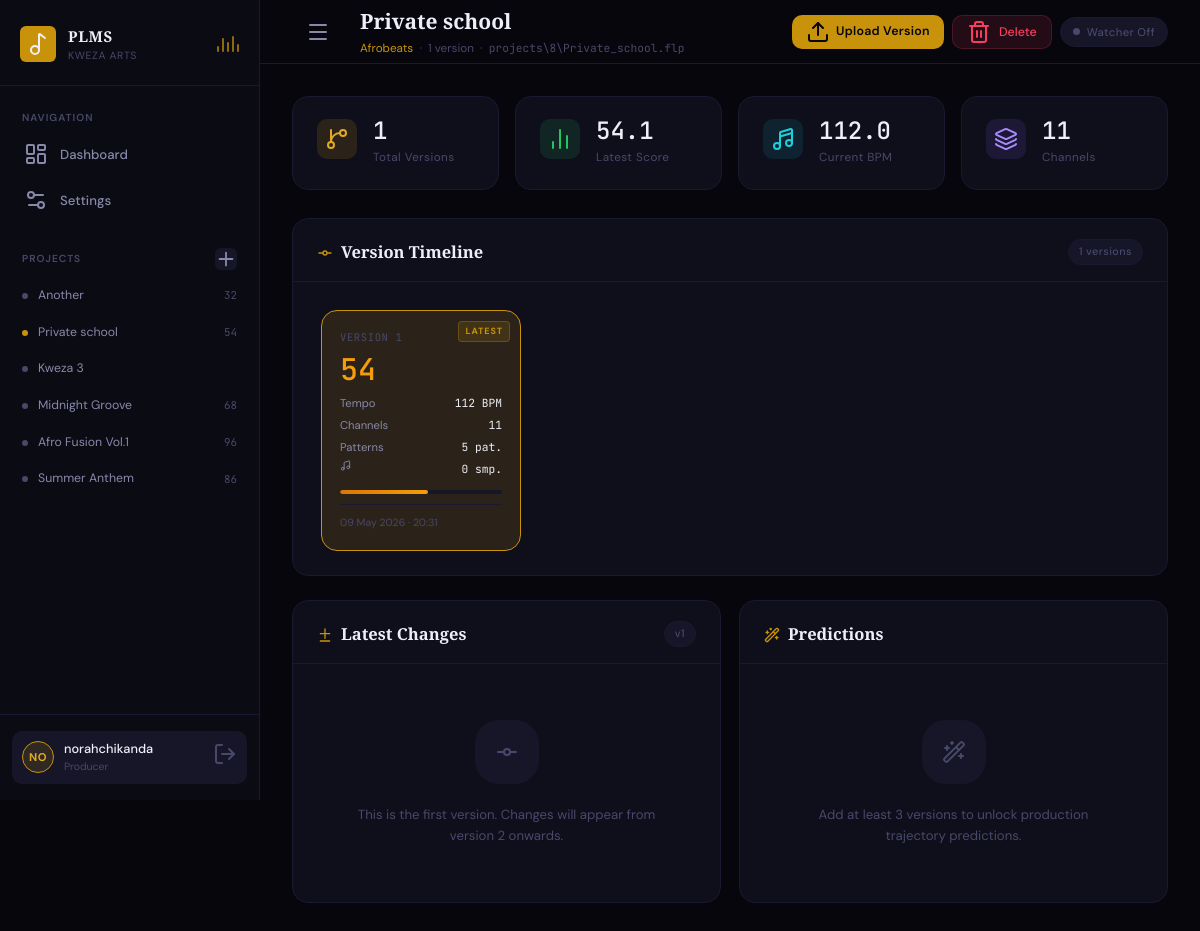
The app's page /project/8 (signed in) with its own data.
### models.py (models this page shows, shortened)
class Project(db.Model):
    __tablename__ = 'projects'
    id          = db.Column(db.Integer, primary_key=True)
    user_id     = db.Column(db.Integer, db.ForeignKey('users.id'), nullable=False)
    name        = db.Column(db.String(200), nullable=False)
    filepath    = db.Column(db.String(500), default='')
    source_path = db.Column(db.String(500), default='')
    description = db.Column(db.Text,        default='')
    genre       = db.Column(db.String(100), default='')
    created_at  = db.Column(db.DateTime,    default=datetime.utcnow)
    versions    = db.relationship('Version', backref='project', lazy=True,
                                  cascade='all, delete-orphan',
                                  order_by='Version.version_num')
    @property
    def version_count(self):  return len(self.versions)
    @property
    def latest_version(self): return self.versions[-1] if self.versions else None
    @property
    def latest_score(self):
        lv = self.latest_version; return lv.quality_score if lv else 0.0
    @property
    def score_class(self):
        s = self.latest_score
        return 'score-high' if s >= 70 else ('score-mid' if s >= 40 else 'score-low')

class Version(db.Model):
    __tablename__ = 'versions'
    id            = db.Column(db.Integer, primary_key=True)
    project_id    = db.Column(db.Integer, db.ForeignKey('projects.id'), nullable=False)
    version_num   = db.Column(db.Integer, nullable=False)
    tempo         = db.Column(db.Float,   default=120.0)
    channel_count = db.Column(db.Integer, default=0)
    pattern_count = db.Column(db.Integer, default=0)
    quality_score = db.Column(db.Float,   default=0.0)
    changes_json  = db.Column(db.Text,    default='{}')
    backup_path   = db.Column(db.String(500), default='')
    notes         = db.Column(db.Text,    default='')
    captured_at   = db.Column(db.DateTime, default=datetime.utcnow)
    @property
    def changes(self):
        try:    return json.loads(self.changes_json)
        except: return {}
    @property
    def score_class(self):
        return 'score-high' if self.quality_score >= 70 else \
               ('score-mid' if self.quality_score >= 40 else 'score-low')

class User(db.Model, UserMixin):
    __tablename__ = 'users'
    id            = db.Column(db.Integer, primary_key=True)
    username      = db.Column(db.String(80),  unique=True, nullable=False)
    email         = db.Column(db.String(120), unique=True, nullable=False)
    password_hash = db.Column(db.String(256), nullable=False)
    role          = db.Column(db.String(20),  default='producer')
    created_at    = db.Column(db.DateTime,    default=datetime.utcnow)
    projects      = db.relationship('Project',     backref='owner', lazy=True,
                                    cascade='all, delete-orphan')
    settings      = db.relationship('AppSettings', backref='user',  uselist=False,
                                    cascade='all, delete-orphan')
    @property
    def initials(self): return self.username[:2].upper()

### app.py (the view)
@app.route('/project/<int:project_id>')
@login_required
def project_detail(project_id):
    proj  = Project.query.filter_by(id=project_id,
                                    user_id=current_user.id).first_or_404()
    preds = PredictionEngine().predict_all(proj.versions) \
            if len(proj.versions) >= 3 else {}
    chart = dict(
        labels  =[f'v{v.version_num}'                         for v in proj.versions],
        scores  =[v.quality_score                              for v in proj.versions],
        channels=[v.channel_count                              for v in proj.versions],
        tempos  =[v.tempo                                      for v in proj.versions],
        patterns=[v.pattern_count                              for v in proj.versions],
        samples =[getattr(v, 'sample_count', 0)               for v in proj.versions],
    )
    return render_template('project.html', project=proj,
                           predictions=preds,
                           chart_data=json.dumps(chart))

### app.py (called while the page is built, shortened)
@login_manager.user_loader
def load_user(uid): return User.query.get(int(uid))

@app.context_processor
def inject_globals():
    active = False
    if current_user.is_authenticated:
        s = AppSettings.query.filter_by(user_id=current_user.id).first()
    return dict(watcher_active=active)

### templates/project.html (shortened to what this page needs)
{% extends "base.html" %}
{% block page_title %}{{ project.name }}{% endblock %}
{% block page_sub %}
  {% if project.genre %}<span style="color:var(--gold)">{{ project.genre }}</span> &nbsp;·&nbsp; {% endif %}
  {{ project.version_count }} version{{ 's' if project.version_count != 1 }}
  {% if project.filepath %}&nbsp;·&nbsp; <span class="mono" style="font-size:.75rem">{{ project.filepath }}</span>{% endif %}
{% endblock %}
{% block topbar_actions %}
  <label class="btn btn-primary btn-sm" style="cursor:pointer;display:inline-flex;align-items:center;gap:6px;position:relative">
    <i data-lucide="upload"></i>
    <span id="upload-btn-text">Upload Version</span>
  </label>
  <button class="btn btn-danger btn-sm"
          onclick="confirmDelete('{{ project.name }}','delete-form-{{ project.id }}')">
    <i data-lucide="trash-2"></i> Delete
  </button>
{% endblock %}
{% block content %}
<div class="stat-grid" style="margin-bottom:28px">
  <div class="stat-card">
    <div class="stat-icon gold"><i data-lucide="git-branch"></i></div>
    <div class="stat-info">
      <div class="stat-value">{{ project.version_count }}</div>
      <div class="stat-label">Total Versions</div>
    </div>
  </div>
  <div class="stat-card">
    <div class="stat-icon green"><i data-lucide="bar-chart-2"></i></div>
    <div class="stat-info">
      <div class="stat-value {{ project.score_class }}">
        {{ project.latest_score|round(1) if project.latest_score else '—' }}
      </div>
      <div class="stat-label">Latest Score</div>
    </div>
  </div>
  <div class="stat-card">
    <div class="stat-icon teal"><i data-lucide="music-4"></i></div>
    <div class="stat-info">
      <div class="stat-value">
        {% if project.latest_version %}{{ project.latest_version.tempo|round(1) }}{% else %}—{% endif %}
      </div>
      <div class="stat-label">Current BPM</div>
    </div>
  </div>
  <div class="stat-card">
    <div class="stat-icon purple"><i data-lucide="layers"></i></div>
    <div class="stat-info">
      <div class="stat-value">
        {% if project.latest_version %}{{ project.latest_version.channel_count }}{% else %}—{% endif %}
      </div>
      <div class="stat-label">Channels</div>
    </div>
  </div>
</div>
<div class="card mb-6">
  <div class="card-header">
    <h3><i data-lucide="git-commit-horizontal" style="width:16px;height:16px;display:inline;vertical-align:middle;margin-right:8px;color:var(--gold)"></i>Version Timeline</h3>
    <span class="badge badge-muted">{{ project.version_count }} versions</span>
  </div>
  <div class="card-body" style="padding-bottom:8px">
    {% if project.versions %}
      <div class="timeline-scroll">
        {% for version in project.versions|reverse %}
          <div class="version-card {% if loop.first %}latest{% endif %}">
            <div class="version-num">VERSION {{ version.version_num }}</div>
            <div class="version-score {{ version.score_class }}">
              {{ version.quality_score|round(0)|int }}
            </div>
            <div class="version-meta">
              <div class="version-meta-row">
                <span>Tempo</span>
                <span>{{ version.tempo|round(0)|int }} BPM</span>
              </div>
              <div class="version-meta-row">
                <span>Channels</span>
                <span>{{ version.channel_count }}</span>
              </div>
              <div class="version-meta-row">
                <span>Patterns</span>
                <span>{{ version.pattern_count }} pat.</span>
              </div>
              <div class="version-meta-row">
                <i data-lucide="music" style="width:11px;height:11px"></i>
                <span>{{ version.sample_count if version.sample_count is defined else 0 }} smp.</span>
              </div>
            </div>
            <div class="score-bar-wrap" style="margin-bottom:10px">
              <div class="score-bar-fill {{ version.score_class }}"
                   data-score="{{ version.quality_score }}"></div>
            </div>
            <div class="version-date">
              {{ version.captured_at.strftime('%d %b %Y · %H:%M') }}
            </div>
          </div>
        {% endfor %}
      </div>
    {% else %}
      <div class="empty-state" style="padding:48px 24px">
        <div class="empty-icon"><i data-lucide="git-commit-horizontal"></i></div>
        <h3>No versions yet</h3>
        <p>Save an FL Studio file in your watched folder while the watcher is active.</p>
      </div>
    {% endif %}
  </div>
</div>
<div style="display:grid;grid-template-columns:1fr 1fr;gap:18px;margin-bottom:18px">
  <div class="card">
    <div class="card-header">
      <h3><i data-lucide="diff" style="width:16px;height:16px;display:inline;vertical-align:middle;margin-right:8px;color:var(--gold)"></i>Latest Changes</h3>
      {% if project.latest_version %}
        <span class="badge badge-muted">v{{ project.latest_version.version_num }}</span>
      {% endif %}
    </div>
    <div class="card-body">
      {% if project.latest_version and project.latest_version.changes and project.latest_version.changes.total > 0 %}
        <div class="changes-list">
          {% for key, change in project.latest_version.changes.items() %}
            {% if key != 'total' %}
              <div class="change-item {{ change.direction }}">
                {% if change.direction == 'increased' %}
                  <i data-lucide="arrow-up-right"></i>
                {% else %}
                  <i data-lucide="arrow-down-right"></i>
                {% endif %}
                <span class="change-label">{{ change.label }}</span>
                <span class="change-values">
                  <strong>{{ change.before }}</strong>
                  →
                  <strong>{{ change.after }}</strong>
                  <span style="color:var(--text-3)">({{ '+' if change.delta > 0 else '' }}{{ change.delta }} {{ change.unit }})</span>
                </span>
              </div>
            {% endif %}
          {% endfor %}
        </div>
      {% elif project.version_count == 1 %}
        <div class="empty-state" style="padding:32px 0">
          <div class="empty-icon"><i data-lucide="git-commit-horizontal"></i></div>
          <p>This is the first version. Changes will appear from version 2 onwards.</p>
        </div>
      {% else %}
        <div class="empty-state" style="padding:32px 0">
          <div class="empty-icon"><i data-lucide="check-circle"></i></div>
          <p>No measurable changes detected between the last two versions.</p>
        </div>
      {% endif %}
    </div>
  </div>
  <div class="card">
    <div class="card-header">
      <h3><i data-lucide="wand-2" style="width:16px;height:16px;display:inline;vertical-align:middle;margin-right:8px;color:var(--gold)"></i>Predictions</h3>
    </div>
    <div class="card-body">
      {% if predictions %}
        <div class="prediction-grid" style="grid-template-columns:1fr">
          {% if predictions.quality_score and predictions.quality_score.available %}
            {% set qs = predictions.quality_score %}
            <div class="prediction-item">
              <div class="pred-metric">Next Score (v{{ qs.next_version }})</div>
              <div class="pred-value {{ 'score-high' if qs.predicted_value >= 70 else ('score-mid' if qs.predicted_value >= 40 else 'score-low') }}">
                {{ qs.predicted_value|round(1) }}
              </div>
              <div class="pred-trend {{ qs.trend }}">
                <i data-lucide="{{ 'trending-up' if qs.trend in ['growing','improving'] else ('trending-down' if qs.trend in ['declining','tapering'] else 'minus') }}"
                   style="width:12px;height:12px;display:inline;vertical-align:middle;margin-right:4px"></i>
                {{ qs.trend|capitalize }}
              </div>
            </div>
          {% endif %}
          {% if predictions.channel_count and predictions.channel_count.available %}
            {% set cc = predictions.channel_count %}
            <div class="prediction-item">
              <div class="pred-metric">Expected Channels (v{{ cc.next_version }})</div>
              <div class="pred-value">{{ cc.predicted_value|round(0)|int }}</div>
              <div class="pred-trend {{ cc.trend }}">{{ cc.trend|capitalize }}</div>
            </div>
          {% endif %}
          {% if predictions.tempo and predictions.tempo.available %}
            {% set t = predictions.tempo %}
            <div class="prediction-item">
              <div class="pred-metric">Predicted Tempo (v{{ t.next_version }})</div>
              <div class="pred-value">{{ t.predicted_value|round(1) }} BPM</div>
              <div class="pred-trend {{ t.trend }}">{{ t.trend|capitalize }}</div>
            </div>
          {% endif %}
        </div>
      {% else %}
        <div class="empty-state" style="padding:32px 0">
          <div class="empty-icon"><i data-lucide="wand-2"></i></div>
          <p>Add at least 3 versions to unlock production trajectory predictions.</p>
        </div>
      {% endif %}
    </div>
  </div>
</div>
{% endblock %}

### templates/base.html (shortened to what this page needs)
<!DOCTYPE html>
<html lang="en">
<head>
  <link rel="stylesheet" href="{{ url_for('static', filename='css/style.css') }}">
</head>
<body>
<div class="app-shell">
  <aside class="sidebar" id="sidebar">
    <div class="sidebar-brand">
      <div class="brand-icon"><i data-lucide="music-2"></i></div>
      <div class="brand-text">
        <div class="brand-title">PLMS</div>
        <div class="brand-sub">Kweza Arts</div>
      </div>
      <div class="sidebar-eq"><span></span><span></span><span></span><span></span><span></span></div>
    </div>
    <nav class="sidebar-nav">
      <div class="sidebar-nav-label">Navigation</div>
      <a href="{{ url_for('dashboard') }}" class="nav-item {% if request.endpoint=='dashboard' %}active{% endif %}">
        <i data-lucide="layout-dashboard"></i> Dashboard
      </a>
      <a href="{{ url_for('settings') }}" class="nav-item {% if request.endpoint=='settings' %}active{% endif %}">
        <i data-lucide="settings-2"></i> Settings
      </a>
    </nav>
    <div class="sidebar-projects">
      <div class="sidebar-projects-header">
        <span>Projects</span>
        <button data-modal-open="modal-new-project" title="New project"><i data-lucide="plus"></i></button>
      </div>
      {% set user_projects = current_user.projects|sort(attribute='created_at', reverse=True) %}
      {% for proj in user_projects[:12] %}
        <a href="{{ url_for('project_detail', project_id=proj.id) }}"
           class="project-nav-item {% if request.endpoint=='project_detail' and project is defined and project.id==proj.id %}active{% endif %}">
          <span class="proj-dot"></span>
          <span class="proj-name">{{ proj.name }}</span>
          <span class="proj-score mono">{% if proj.latest_score > 0 %}{{ proj.latest_score|round(0)|int }}{% endif %}</span>
        </a>
      {% else %}
        <div class="text-xs text-muted" style="padding:8px 10px">No projects yet.</div>
      {% endfor %}
    </div>
    <div class="sidebar-footer">
      <div class="user-card">
        <div class="user-avatar">{{ current_user.initials }}</div>
        <div class="user-info">
          <div class="user-name">{{ current_user.username }}</div>
          <div class="user-role">{{ current_user.role }}</div>
        </div>
        <a href="{{ url_for('auth_logout') }}" title="Sign out"><i data-lucide="log-out"></i></a>
      </div>
    </div>
  </aside>
  <div class="main-content">
    <header class="topbar">
      <button id="sidebar-toggle" class="btn btn-ghost"><i data-lucide="menu"></i></button>
      <div class="topbar-left">
        <div class="topbar-title serif">{% block page_title %}Dashboard{% endblock %}</div>
        <div class="topbar-sub">{% block page_sub %}{% endblock %}</div>
      </div>
      <div class="topbar-actions">
        {% block topbar_actions %}{% endblock %}
        <span class="watcher-badge {% if watcher_active %}active{% else %}inactive{% endif %}"
              id="watcher-badge">
          <span class="dot"></span>
          <span id="watcher-label">
          </span>
        </span>
      </div>
    </header>
    <main class="page-body">{% block content %}{% endblock %}</main>
  </div>
</div>
</body>
</html>

### records on screen
Project: name "Another", latest_score "32"
Project: name "Private school", latest_score "54", genre "Afrobeats", filepath "projects\\8\\Private_school.flp"
Project: name "Kweza 3"
Project: name "Midnight Groove", latest_score "68"
Project: name "Afro Fusion Vol.1", latest_score "96"
Project: name "Summer Anthem", latest_score "86"
User: initials "NO", username "norahchikanda", role "Producer"
Version: latest_score "54.1", latest_version.tempo "112.0", latest_version.channel_count "11", version_num "1", quality_score "54", tempo "112", channel_count "11", pattern_count "5", sample_count "0", captured_at "09 May 2026 · 20:31", latest_version.version_num "1"

### other values on screen
{{ project.version_count }} "1"
